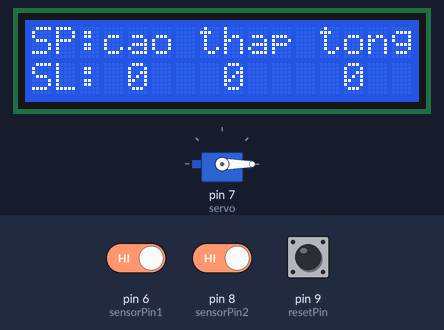
The sketch below on a simulated Arduino Uno, built with avr-gcc and run on an emulated ATmega328P. Shown: 16×2 character LCD, servo. The inputs (shaded band) are chosen by the test bench; at power-on: pin 6 (sensorPin1) HIGH, pin 8 (sensorPin2) HIGH, pin 9 (resetPin) HIGH.

Above: at 1.2 s.
1.3 s: pin 6 (sensorPin1) driven LOW
At 2.0 s:
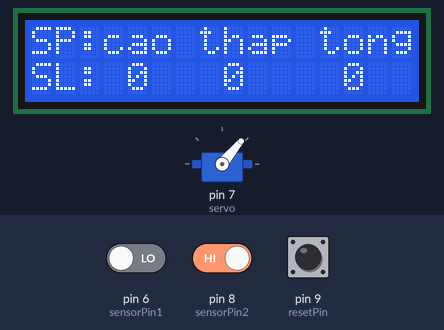
4.3 s: pin 6 (sensorPin1) driven HIGH
At 6.3 s:
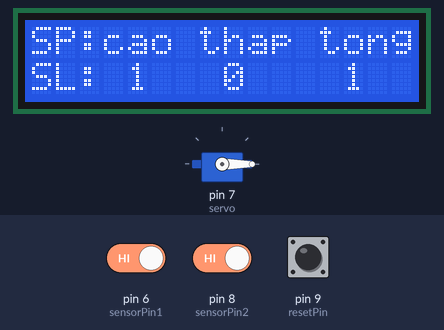
6.9 s: pin 8 (sensorPin2) driven LOW
At 8.2 s:
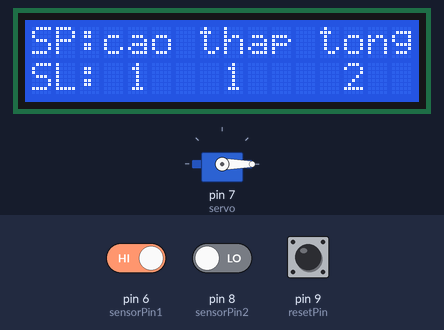
9.9 s: pin 9 (resetPin) pulled LOW for 3.2 s
At 15.7 s:
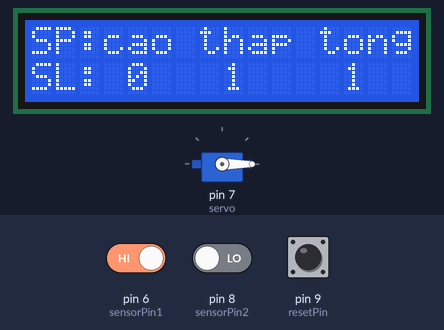
16.1 s: pin 9 (resetPin) pulled LOW for 1 s
At 18.7 s:
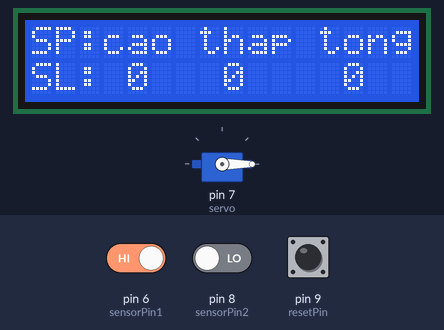
Timing chart, 0 to 20.2 s (numbered marks = the images above; inputs shaded):
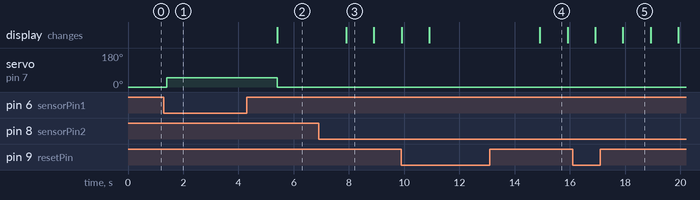

Measured:
- after the input at 1.3 s, servo on pin 7 (servo): 0° → 50° after 0.10 s
- after the input at 4.3 s, servo on pin 7 (servo): goes on until 5.4 s, then stays 0°
- after the input at 6.9 s, the display: changes after 1.0 s (image 3)
- what the display in image 3 shows lasts 1.0 s, from 7.9 s to 8.9 s

The sketch:

chuongtrinh.ino
```cpp
#include <LiquidCrystal.h>
#include <Servo.h>
LiquidCrystal LCD(12,11,5,4,3,2);
Servo servo;
int sensorPin1=6;
int sensorPin2=8;
int resetPin=9;
int cao=0,thap=0,tong=0;
int sensor1,sensor2,reset;

void setup() {
    LCD.begin(16,2);
    LCD.print("SP:cao thap tong");
    LCD.setCursor(0,1);
    LCD.print("SL:");
    pinMode(sensorPin1,INPUT);
    pinMode(sensorPin2,INPUT);
    pinMode(resetPin,INPUT);
    servo.attach(7);
    servo.write(0);
    }

void loop() {

  reset=digitalRead(9);
  sensor1=digitalRead(6);
  sensor2=digitalRead(8);

  if(sensor1==0){
    cao=cao+1;
    delay(100);
    servo.write(50);
    delay(4000);
    servo.write(0);
    }

  if(sensor2==0){
    thap=thap+1;
    delay(1000);
    }

  if(reset==0){
    cao=0;
    thap=0;
    tong=0;
    LCD.setCursor(5,1);
    LCD.print(" ");
    LCD.setCursor(9,1);
    LCD.print(" ");
    LCD.setCursor(14,1);
    LCD.print(" ");
    }

  tong = cao + thap;

  LCD.setCursor(4,1);
  LCD.print(cao);
  LCD.setCursor(8,1);
  LCD.print(thap);
  LCD.setCursor(13,1);
  LCD.print(tong);
}
```
